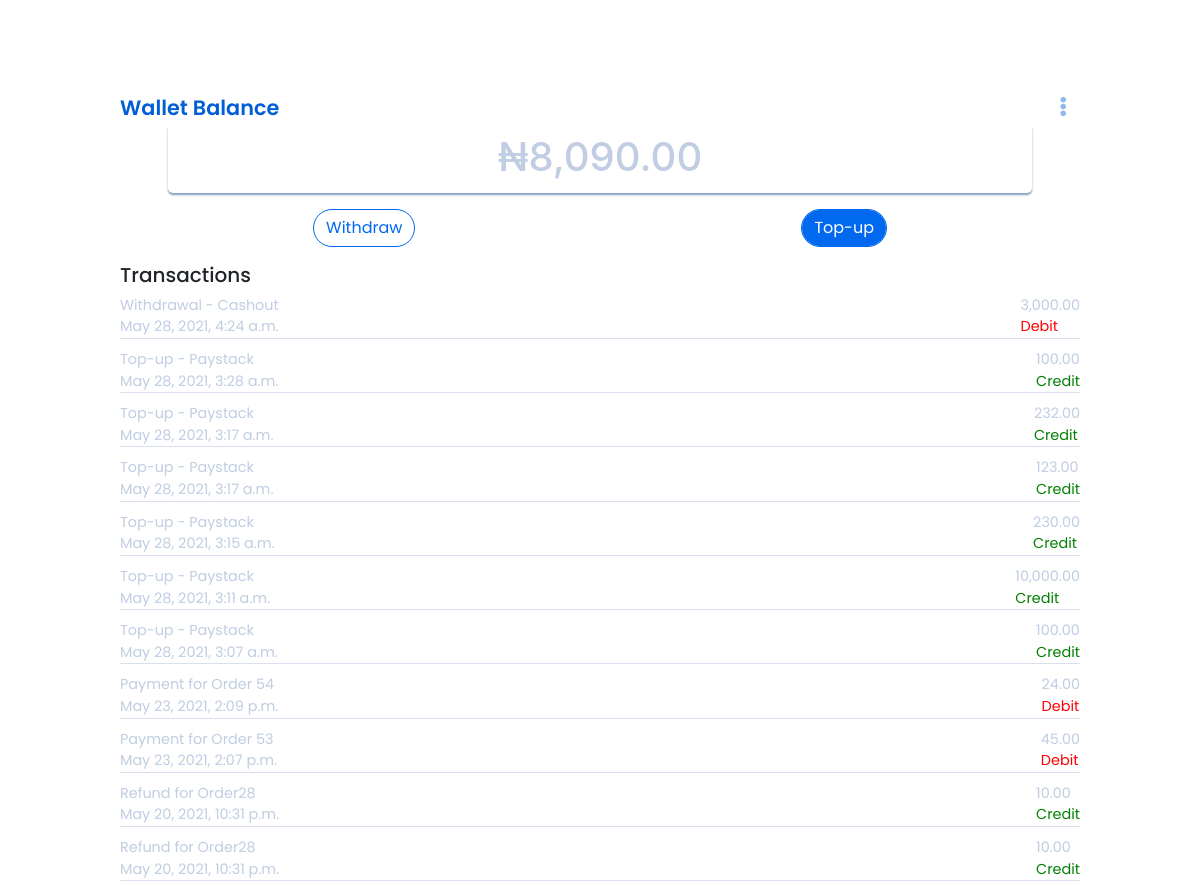
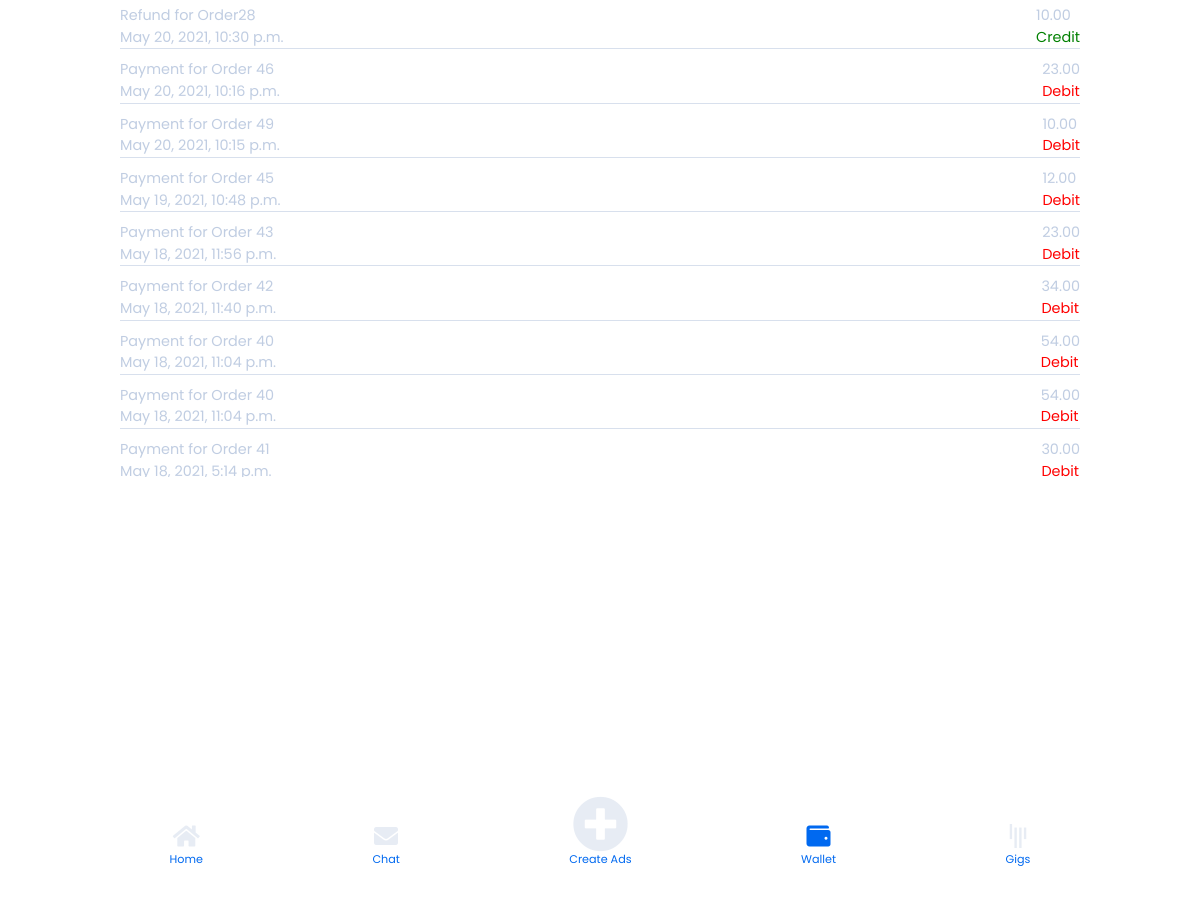
The app's page /wallet (signed in) with its own data (2 pictures, top to bottom).
### app/models.py (models this page shows, shortened)
class User(models.Model):
    class Meta:
        db_table = "Fida_user_table"
    user_id = models.CharField(max_length=500,unique=True)
    firstname = models.CharField(max_length=30,verbose_name="Firstname",blank=True)
    lastname = models.CharField(max_length=30,verbose_name="Lastname",blank=True)
    user_phone = models.TextField(max_length=15, unique=True, null=True, verbose_name="Telephone number")
    email = models.EmailField(max_length=90, unique=True,verbose_name="Email")
    user_password = models.TextField(max_length=200,verbose_name="Password")
    user_address = models.TextField(max_length=200,verbose_name="Address")
    user_state = models.TextField(max_length=200,verbose_name="State")
    ratings = models.IntegerField(max_length=200,verbose_name="Job Ratings", default=1.0)
    role = models.TextField(max_length=50,verbose_name="User role",default="client")
    walletBalance = models.FloatField(verbose_name="Balance",default=0.00)
    account_name = models.TextField(max_length=150,verbose_name="Account Name",default="Null")
    account_number = models.TextField(max_length=150,verbose_name="Account Number",default="0000000000")
    bank_name = models.TextField(max_length=150,verbose_name="Bank Name",default="Null")
    profile_complete = models.BooleanField(default=False)
    terms_conditions = models.BooleanField(default=False)
    notification = models.BooleanField(default=False, verbose_name="Notification toggle")
    date_added = models.DateTimeField(default=timezone.now)

class Transaction(models.Model):
    class Meta:
        db_table = "Transaction Table"
    from_id = models.TextField(max_length=20,verbose_name="Sending Party",null=True)
    to_id = models.TextField(max_length=20,verbose_name="Recieving Party",null=True)
    transaction_type = models.TextField(max_length=20,verbose_name="Type of Transaction",null=True)
    transaction_message= models.TextField(max_length=500,verbose_name="Message", null=True)
    projectCompleted = models.BooleanField(default=False, verbose_name="is Project completed")
    project_id = models.TextField(max_length=20,verbose_name="Project ID",null=True)
    amount = models.FloatField(verbose_name="Amount Sent",null=True)
    date_added = models.DateTimeField(default=timezone.now)

### app/views.py (the view)
# urls.py: path("wallet", views.wallet_page, name="wallet"),
def wallet_page(request):
    if 'user_id' in request.session:
        user_id = request.session['user_id']
        try:
            user_data = User.objects.get(user_id=user_id)
            userTransactions=Transaction.objects.filter(Q(from_id__icontains=user_id) | Q(to_id__icontains=user_id)).order_by('-date_added')[:20]
            num = len(userTransactions)
            userTransactionsList = []
            for i in range(0,num):
                sender = userTransactions[i].from_id
                to = userTransactions[i].to_id
                date_added = userTransactions[i].date_added
                transaction_type  = userTransactions[i].transaction_type
                amount  = userTransactions[i].amount
                transaction_message = userTransactions[i].transaction_message
                to_json = {
                    "sender": sender,
                    "transaction_type": transaction_type,
                    "to": to,
                    "transaction_message": transaction_message,
                    "amount": amount,
                    "date_added": date_added,
                }
                userTransactionsList.append(to_json)
            return_data = {
                "error": False,
                "walletBalance": user_data.walletBalance,
                "transaction": userTransactionsList
            }
        except Exception as e:
            return_data = {
                "error": True,
                "message": "Something went wrong!"
            }
        return render(request,"artisan/wallet/wallet.html", return_data)
    else:
        return redirect('/login')

### app/templates/artisan/wallet/wallet.html (shortened to what this page needs)
{% extends "artisan/nav.html" %}
{% load static %}
{% load humanize %}
{% block body%}
<section class="home-background">
<div style="width: 100%; display: flex; justify-content: space-between;">
    <p class="text-left" style="color:#005FD8; font-size: 1.3rem; font-weight: 600; font-family: Poppins;">Wallet Balance</p>
    <button class="navbar-toggler" type="button" data-toggle="collapse" data-target="#navbarSupportedContent" ><i class="fas fa-ellipsis-v  text-right" style="color: #005FD870;" ></i></button>
  </div>
    <div class="wallet-top">
      <div class="balance">
        <h1>&#8358;{{walletBalance|floatformat:2|intcomma}}</h1>
      </div>
      <div class="option-div">
        <a href="{% url 'withdraw' %}"><input type="button" value="Withdraw" class="form-control withdraw mt-3"></a>
          <a href="{% url 'top_up' %}"><input type="button" value="Top-up" class="form-control topup mt-3"></a>
      </div>
    </div>
    <div class="wallet-bottom mt-3">
      <h5 style="font-family: Poppins;">Transactions</h5>
      {% if transaction %}
    {% for t in transaction %}
      {% if t.transaction_type == "Credit" %}
      <div class="trans-div">
        <div class="trans-1">
          <p>{{t.transaction_message}}</p>
          <p>{{t.date_added}}</p>
        </div>
        <div class="trans-2">
          <p>{{t.amount|floatformat:2|intcomma}}</p>
          <p style="color:green">{{t.transaction_type}}</p>
        </div>
      </div>
      {% else %}
      <div class="trans-div">
        <div class="trans-1">
          <p>{{t.transaction_message}}</p>
          <p>{{t.date_added}}</p>
        </div>
        <div class="trans-2">
          <p>{{t.amount|floatformat:2|intcomma}}</p>
          <p style="color:red">{{t.transaction_type}}</p>
        </div>
      </div>
      {% endif %}
    {% endfor %}
    {% else %}
    <div class='text-center text-primary' style="margin-top:50px;">There is no Transaction yet</div>
    {% endif %}
    </div>
</section>
<footer class="footer">
    <a href="{% url 'artisan_home' %}">
        <i class="fas fa-home fa-2x  "></i>
        <p style="margin-top:-70px; color:#0069F0;">Home</p>
    </a>
    <a href="{% url 'chat' %}">
        <i class="fas fa-envelope fa-2x "></i>
        <p style="margin-top:-70px; color:#0069F0;">Chat</p>
    </a>
    <a href="{% url 'new_ads' %}">
        <i class="fas fa-plus-circle fa-3x "></i>
        <p style="margin-top:-70px; color:#0069F0;">Create Ads</p>
    </a>
    <a href="">
        <i class="fas fa-wallet fa-2x active-icon"></i>
        <p style="margin-top:-70px; color:#0069F0;">Wallet</p>
    </a>
    <a href="{% url 'gig' %}">
        <i class="fab fa-gitter fa-2x "></i>
        <p style="margin-top:-70px; color:#0069F0;">Gigs</p>
    </a>
</footer>
{% endblock %}

### app/static/css/home.css (style rules this page uses)
body { overflow: hidden; }
.home-background { height: 90vh; width: 80%; margin:5vh auto; }
.footer { height: 80px!important; background-color: #fff; width: 100%; position: fixed; bottom: 4vh; display: flex; line-height: 90px; justify-content: space-evenly; }
.footer>a { color:#829CC530!important; text-align: center; }
.active-icon { color:#0069F0!important; text-align: center; }
.fa-2x { font-size: 1.5em!important; }
.fa-3x { font-size: 3.5em!important; margin-top: -5vh!important; }
p { margin:0; font-size: 0.7rem; font-family: Poppins; }

### app/static/css/wallet.css (style rules this page uses)
.balance { height: 70px; width:90%; margin:auto; background: #FFFFFF; box-shadow: 0px 2px 2px #829CC5; border-radius: 5px; text-align: center; }
.balance > h1 { color:#829CC580; line-height: 1.7!important; }
.wallet-top { text-align: center; }
.option-div { display: flex; justify-content: space-around; }
.trans-div { display: flex; justify-content: space-between; border-bottom: 1px solid #829CC550; margin-bottom: 10px; }
.trans-div >div > p { font-family: Poppins; color:#829CC580; font-size: 0.9rem; }
.withdraw { border-radius: 25px; background-color: #fff; border: 1px solid #0069F0; font-family: Poppins; color: #0069F0; }
.topup { border-radius: 25px; background-color: #0069F0; border: 1px solid #0069F0; color: #fff; font-family: Poppins; }
.wallet-bottom { overflow-y: scroll; height:60vh; }
.wallet-bottom { -ms-overflow-style: none; scrollbar-width: none; }

### records on screen
User: walletBalance "8,090.00"
Transaction: transaction_message "Withdrawal - Cashout", date_added "May 28, 2021, 4:24 a.m.", amount "3,000.00", transaction_type "Debit"
Transaction: transaction_message "Top-up - Paystack", date_added "May 28, 2021, 3:28 a.m.", amount "100.00", transaction_type "Credit"
Transaction: transaction_message "Top-up - Paystack", date_added "May 28, 2021, 3:17 a.m.", amount "232.00", transaction_type "Credit"
Transaction: transaction_message "Top-up - Paystack", date_added "May 28, 2021, 3:17 a.m.", amount "123.00", transaction_type "Credit"
Transaction: transaction_message "Top-up - Paystack", date_added "May 28, 2021, 3:15 a.m.", amount "230.00", transaction_type "Credit"
Transaction: transaction_message "Top-up - Paystack", date_added "May 28, 2021, 3:11 a.m.", amount "10,000.00", transaction_type "Credit"
Transaction: transaction_message "Top-up - Paystack", date_added "May 28, 2021, 3:07 a.m.", amount "100.00", transaction_type "Credit"
Transaction: transaction_message "Payment for Order 54", date_added "May 23, 2021, 2:09 p.m.", amount "24.00", transaction_type "Debit"
Transaction: transaction_message "Payment for Order 53", date_added "May 23, 2021, 2:07 p.m.", amount "45.00", transaction_type "Debit"
Transaction: transaction_message "Refund for Order28", date_added "May 20, 2021, 10:31 p.m.", amount "10.00", transaction_type "Credit"
Transaction: transaction_message "Refund for Order28", date_added "May 20, 2021, 10:31 p.m.", amount "10.00", transaction_type "Credit"
Transaction: transaction_message "Refund for Order28", date_added "May 20, 2021, 10:30 p.m.", amount "10.00", transaction_type "Credit"
Transaction: transaction_message "Payment for Order 46", date_added "May 20, 2021, 10:16 p.m.", amount "23.00", transaction_type "Debit"
Transaction: transaction_message "Payment for Order 49", date_added "May 20, 2021, 10:15 p.m.", amount "10.00", transaction_type "Debit"
Transaction: transaction_message "Payment for Order 45", date_added "May 19, 2021, 10:48 p.m.", amount "12.00", transaction_type "Debit"
Transaction: transaction_message "Payment for Order 43", date_added "May 18, 2021, 11:56 p.m.", amount "23.00", transaction_type "Debit"
Transaction: transaction_message "Payment for Order 42", date_added "May 18, 2021, 11:40 p.m.", amount "34.00", transaction_type "Debit"
Transaction: transaction_message "Payment for Order 40", date_added "May 18, 2021, 11:04 p.m.", amount "54.00", transaction_type "Debit"
Transaction: transaction_message "Payment for Order 40", date_added "May 18, 2021, 11:04 p.m.", amount "54.00", transaction_type "Debit"
Transaction: transaction_message "Payment for Order 41", date_added "May 18, 2021, 5:14 p.m.", amount "30.00", transaction_type "Debit"
